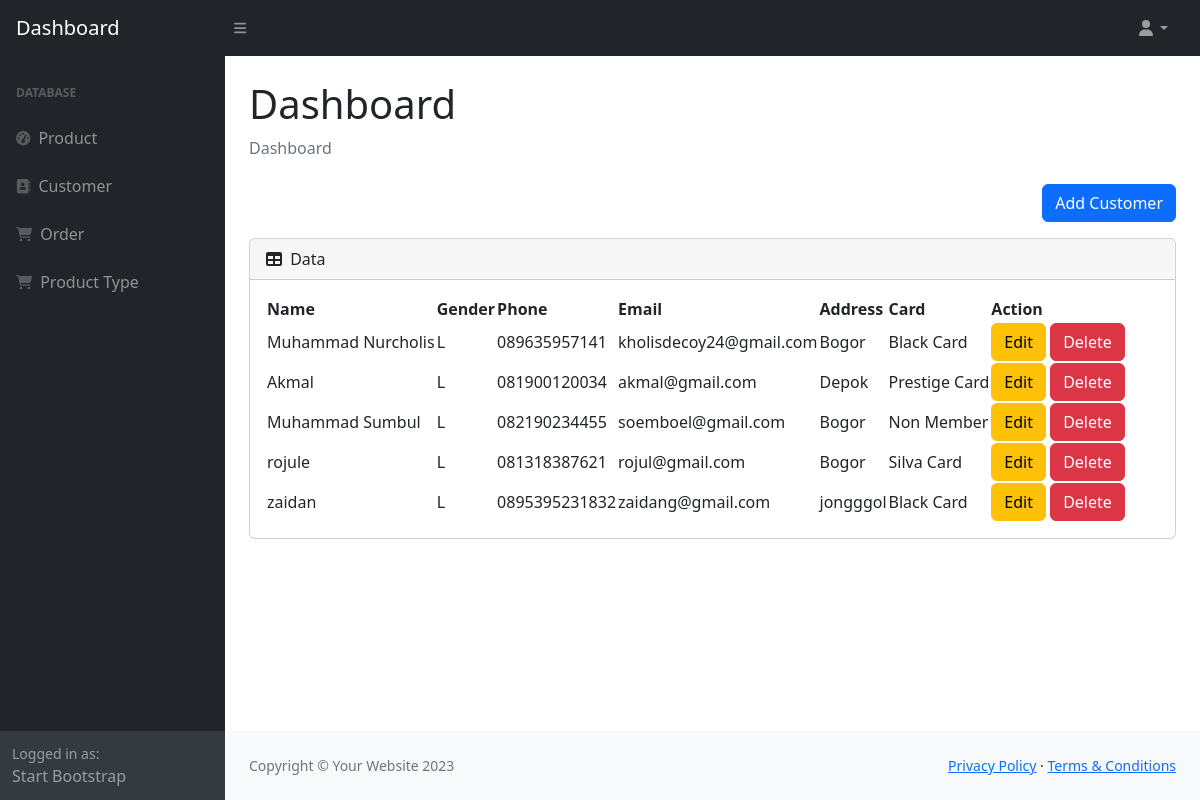
The page /dashboard/pages/customer/customer.php on the database its author committed.
### tables this page shows
CREATE TABLE `customer` (
  `id` int(11) NOT NULL,
  `name` varchar(45) DEFAULT NULL,
  `gender` enum('L','P') DEFAULT NULL,
  `phone` varchar(45) DEFAULT NULL,
  `email` varchar(45) DEFAULT NULL,
  `address` longtext DEFAULT NULL,
  `card_id` int(11) NOT NULL
);

CREATE TABLE `card` (
  `id` int(11) NOT NULL,
  `code` varchar(45) DEFAULT NULL,
  `name` varchar(45) DEFAULT NULL,
  `discount` float DEFAULT NULL,
  `member_fee` int(11) DEFAULT NULL
);

### feat/functions.php (called while the page is built, shortened)
<?php
$conn = mysqli_connect("localhost", "root", "", "dbclothing");
function query($query)
{
    global $conn;
    $result = mysqli_query($conn, $query);
    $rows = [];
    while ($row = mysqli_fetch_assoc($result)) {
        $rows[] = $row;
    }
    return $rows;
};

### dashboard/pages/customer/customer.php (the view)
<?php
require_once "../../templates/header.php";
$customer = query("SELECT a.*,b.name as card_name FROM customer a INNER JOIN card b ON a.card_id=b.id");
?>
<div class="d-flex justify-content-end mb-3">
    <a href="add_customer.php" class="btn btn-primary">Add Customer</a>
</div>
<div class="card mb-4">
    <div class="card-header">
        <i class="fas fa-table me-1"></i>
        Data <?= $title; ?>
    </div>
    <div class="card-body">
        <table id="datatablesSimple">
            <thead>
                <tr>
                    <th>Name</th>
                    <th>Gender</th>
                    <th>Phone</th>
                    <th>Email</th>
                    <th>Address</th>
                    <th>Card</th>
                    <th>Action</th>
                </tr>
            </thead>
            <tbody>
                <?php foreach ($customer as $p) : ?>
                    <tr>
                        <td><?= $p["name"]; ?></td>
                        <td><?= $p["gender"]; ?></td>
                        <td><?= $p["phone"]; ?></td>
                        <td><?= $p["email"]; ?></td>
                        <td><?= $p["address"]; ?></td>
                        <td><?= $p["card_name"]; ?></td>
                        <td>
                            <a href="edit_customer.php?id=<?= $p['id']; ?>" class="btn btn-warning">Edit</a>
                            <a href="delete_customer.php?id=<?= $p['id']; ?>" class="btn btn-danger" onclick="return confirm('Yakin?')">Delete</a>
                        </td>
                    </tr>
                <?php endforeach; ?>
            </tbody>
        </table>
    </div>
</div>
</div>
</main>
<?php require_once "../../templates/footer.php" ?>

### dashboard/templates/header.php (shortened to what this page needs)
<!DOCTYPE html>
<html lang="en">
<head>
    <link href="https://cdn.jsdelivr.net/npm/simple-datatables@7.1.2/dist/style.min.css" rel="stylesheet" />
    <link href="../../css/styles.css" rel="stylesheet" />
</head>
<?php
require_once "../../../feat/functions.php";
$title = $_GET['title'];
?>
<body class="sb-nav-fixed">
    <nav class="sb-topnav navbar navbar-expand navbar-dark bg-dark">
        <a class="navbar-brand ps-3" href="index.html">Dashboard</a>
        <button class="btn btn-link btn-sm order-1 order-lg-0 me-4 me-lg-0" id="sidebarToggle" href="#!"><i class="fas fa-bars"></i></button>
        <ul class="navbar-nav ms-auto ms-md-0 me-3 me-lg-4">
            <li class="nav-item dropdown">
                <a class="nav-link dropdown-toggle" id="navbarDropdown" href="#" role="button" data-bs-toggle="dropdown" aria-expanded="false"><i class="fas fa-user fa-fw"></i></a>
            </li>
        </ul>
    </nav>
    <div id="layoutSidenav">
        <div id="layoutSidenav_nav">
            <nav class="sb-sidenav accordion sb-sidenav-dark" id="sidenavAccordion">
                <div class="sb-sidenav-menu">
                    <div class="nav">
                        <div class="sb-sidenav-menu-heading">Database</div>
                        <a class="nav-link" href="../product/product.php?title=Product">
                            <div class="sb-nav-link-icon"><i class="fas fa-tachometer-alt"></i></div>
                            Product
                        </a>
                        <a class="nav-link" href="../customer/customer.php?title=Customer">
                            <div class="sb-nav-link-icon"><i class="fas fa-address-book"></i></div>
                            Customer
                        </a>
                        <a class="nav-link" href="../order/order.php?title=Order">
                            <div class="sb-nav-link-icon"><i class="fas fa-cart-shopping"></i></div>
                            Order
                        </a>
                        <a class="nav-link" href="../product_type/product_type.php?title=Product%Type">
                            <div class="sb-nav-link-icon"><i class="fas fa-cart-shopping"></i></div>
                            Product Type
                        </a>
                    </div>
                </div>
                <div class="sb-sidenav-footer">
                    <div class="small">Logged in as:</div>
                    Start Bootstrap
                </div>
            </nav>
        </div>
        <div id="layoutSidenav_content">
            <main>
                <div class="container-fluid px-4">
                    <h1 class="mt-4">Dashboard <?= $title; ?></h1>
                    <ol class="breadcrumb mb-4">
                        <li class="breadcrumb-item active">Dashboard</li>
                    </ol>

### dashboard/templates/footer.php (shortened to what this page needs)
<footer class="py-4 bg-light mt-auto">
    <div class="container-fluid px-4">
        <div class="d-flex align-items-center justify-content-between small">
            <div class="text-muted">Copyright &copy; Your Website 2023</div>
            <div>
                <a href="#">Privacy Policy</a>
                &middot;
                <a href="#">Terms &amp; Conditions</a>
            </div>
        </div>
    </div>
</footer>
</div>
</div>
</body>
</html>

### rows shown on the page
customer: name "Muhammad Nurcholis", gender "L", phone "089635957141", email "kholisdecoy24@gmail.com", address "Bogor", card.name "Black Card"
customer: name "Akmal", gender "L", phone "081900120034", email "akmal@gmail.com", address "Depok", card.name "Prestige Card"
customer: name "Muhammad Sumbul", gender "L", phone "082190234455", email "soemboel@gmail.com", address "Bogor", card.name "Non Member"
customer: name "rojule", gender "L", phone "081318387621", email "rojul@gmail.com", address "Bogor", card.name "Silva Card"
customer: name "zaidan", gender "L", phone "0895395231832", email "zaidang@gmail.com", address "jongggol", card.name "Black Card"
